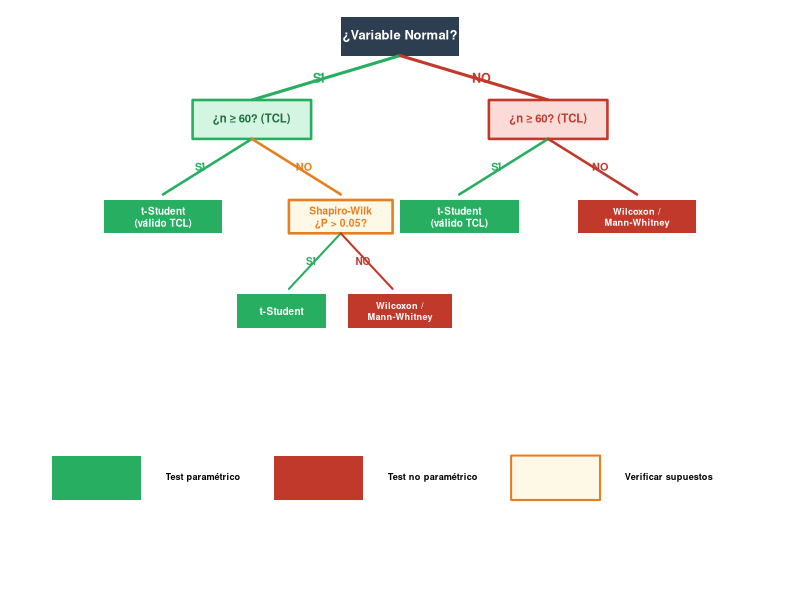
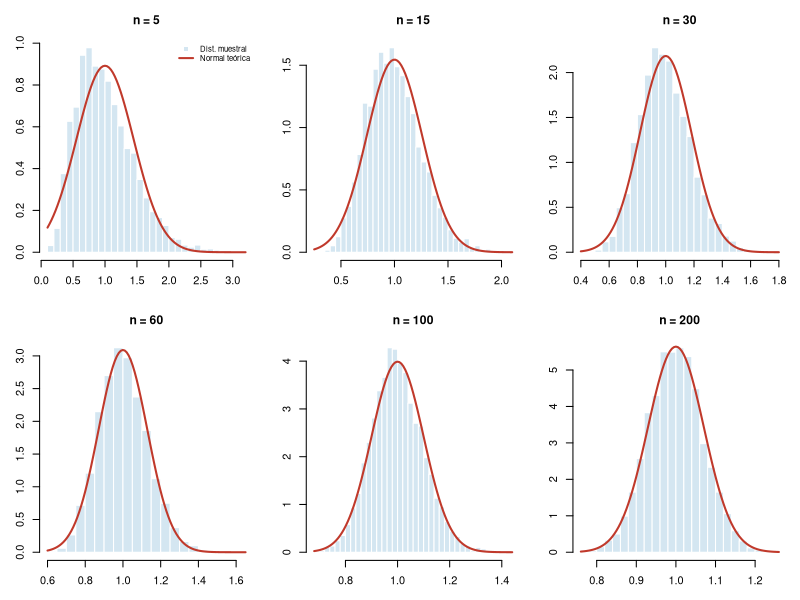
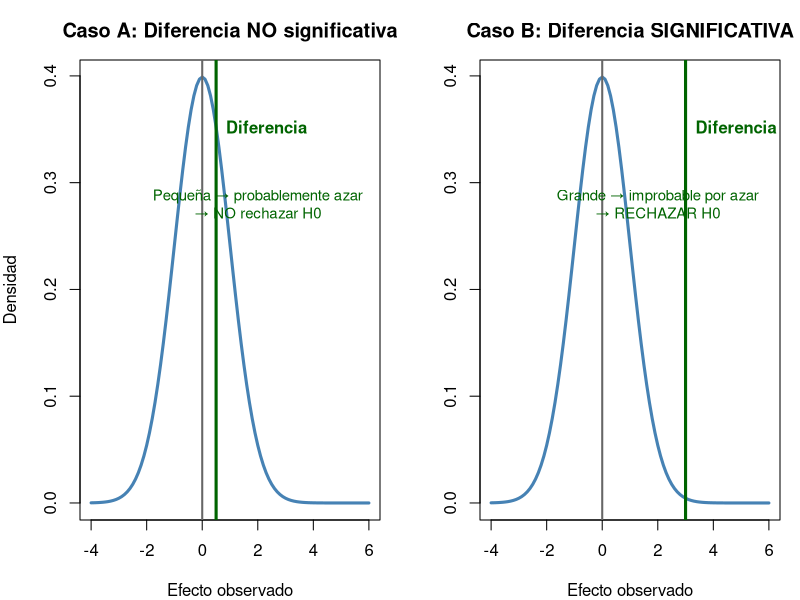
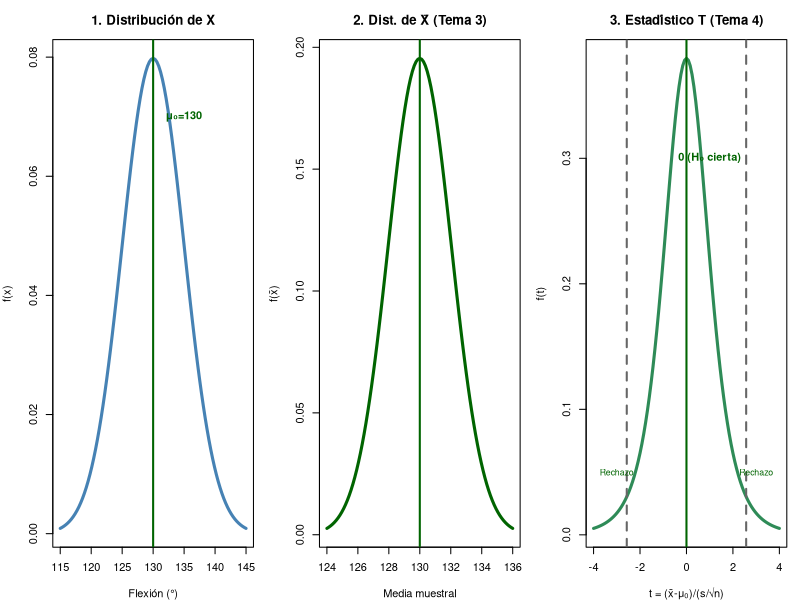
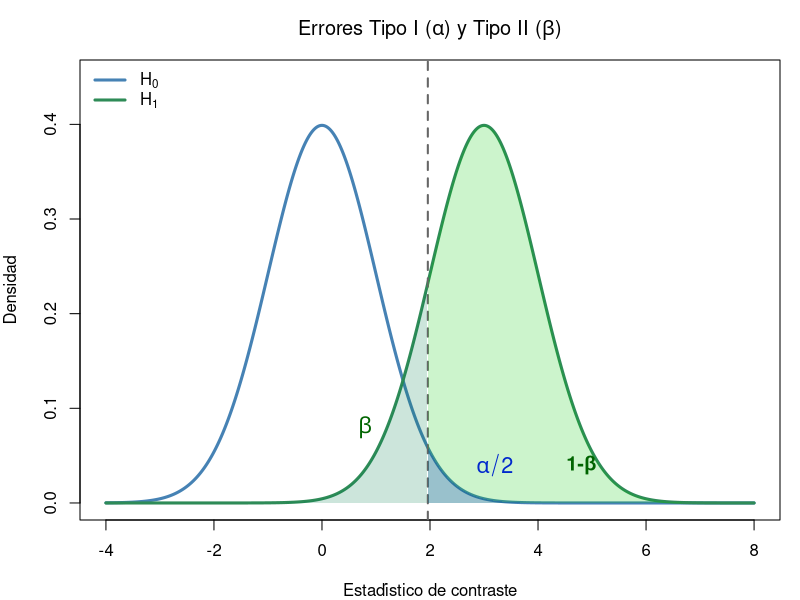
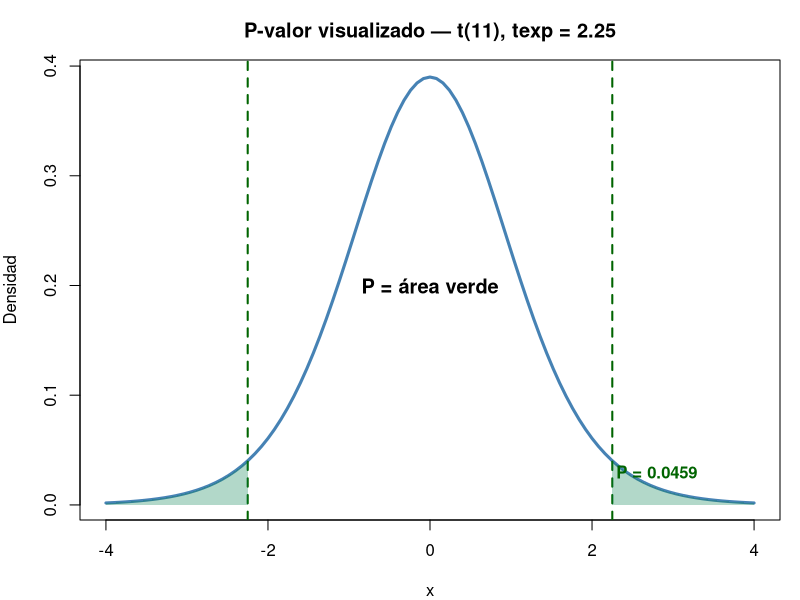
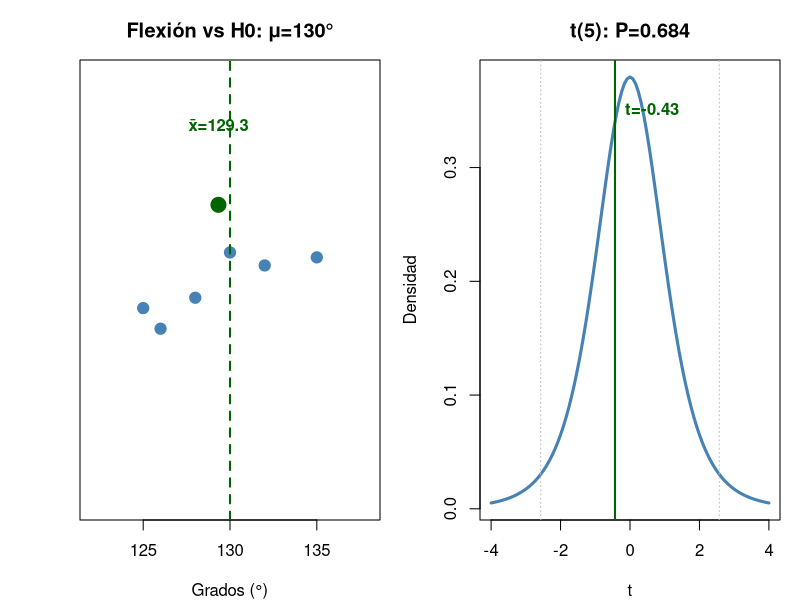

Write the R code that produced these figures, in order.
## ---- chunk 1
#| fig-height: 5
#| fig-alt: "Árbol de decisión clínico para elegir el test estadístico adecuado. Empieza preguntando si la variable es Normal. Si es Normal, pregunta si n≥60. Si no es Normal, también pregunta si n≥60. Las ramas llevan a t-Student, Shapiro-Wilk o tests no paramétricos."
par(mar=c(0,0,0,0), bg=NA)
plot(NA, xlim=c(0,10), ylim=c(0,10), axes=F, xlab="", ylab="")

# ── Nodo raíz ──
rect(4.2, 9.4, 5.8, 10.1, col="#2c3e50", border=NA, lwd=0)
text(5, 9.75, "¿Variable Normal?", cex=0.78, font=2, col="white")

# Ramas principales con gradiente
segments(5, 9.4, 3, 8.6, lwd=3, col="#27ae60")
segments(5, 9.4, 7, 8.6, lwd=3, col="#c0392b")
text(3.9, 9.0, "SÍ", cex=0.75, font=2, col="#27ae60")
text(6.1, 9.0, "NO", cex=0.75, font=2, col="#c0392b")

# ── Rama SÍ ──
rect(2.2, 7.9, 3.8, 8.6, col="#d5f5e3", border="#27ae60", lwd=2.5)
text(3, 8.25, "¿n ≥ 60? (TCL)", cex=0.68, font=2, col="#1e6e3e")
segments(3, 7.9, 1.8, 6.9, lwd=2.5, col="#27ae60")
segments(3, 7.9, 4.2, 6.9, lwd=2.5, col="#e67e22")
text(2.3, 7.4, "SÍ", cex=0.65, font=2, col="#27ae60")
text(3.7, 7.4, "NO", cex=0.65, font=2, col="#e67e22")

# Hoja: t-Student (válido TCL)
rect(1.0, 6.2, 2.6, 6.8, col="#27ae60", border=NA)
text(1.8, 6.5, "t-Student\n(válido TCL)", cex=0.6, font=2, col="white")

# Nodo intermedio: Shapiro
rect(3.5, 6.2, 4.9, 6.8, col="#fef9e7", border="#e67e22", lwd=2.5)
text(4.2, 6.5, "Shapiro-Wilk\n¿P > 0.05?", cex=0.62, font=2, col="#e67e22")
segments(4.2, 6.2, 3.5, 5.2, lwd=2, col="#27ae60")
segments(4.2, 6.2, 4.9, 5.2, lwd=2, col="#c0392b")
text(3.8, 5.7, "SÍ", cex=0.6, font=2, col="#27ae60")
text(4.5, 5.7, "NO", cex=0.6, font=2, col="#c0392b")

# Hojas Shapiro
rect(2.8, 4.5, 4.0, 5.1, col="#27ae60", border=NA)
text(3.4, 4.8, "t-Student", cex=0.6, font=2, col="white")
rect(4.3, 4.5, 5.7, 5.1, col="#c0392b", border=NA)
text(5.0, 4.8, "Wilcoxon /\nMann-Whitney", cex=0.55, font=2, col="white")

# ── Rama NO ──
rect(6.2, 7.9, 7.8, 8.6, col="#fadbd8", border="#c0392b", lwd=2.5)
text(7, 8.25, "¿n ≥ 60? (TCL)", cex=0.68, font=2, col="#c0392b")
segments(7, 7.9, 5.8, 6.9, lwd=2.5, col="#27ae60")
segments(7, 7.9, 8.2, 6.9, lwd=2.5, col="#c0392b")
text(6.3, 7.4, "SÍ", cex=0.65, font=2, col="#27ae60")
text(7.7, 7.4, "NO", cex=0.65, font=2, col="#c0392b")

# Hojas rama NO
rect(5.0, 6.2, 6.6, 6.8, col="#27ae60", border=NA)
text(5.8, 6.5, "t-Student\n(válido TCL)", cex=0.6, font=2, col="white")
rect(7.4, 6.2, 9.0, 6.8, col="#c0392b", border=NA)
text(8.2, 6.5, "Wilcoxon /\nMann-Whitney", cex=0.55, font=2, col="white")

# ── Leyenda ──
rect(0.3, 1.4, 1.5, 2.2, col="#27ae60", border=NA)
text(1.7, 1.8, "Test paramétrico", cex=0.55, pos=4, font=2)
rect(3.3, 1.4, 4.5, 2.2, col="#c0392b", border=NA)
text(4.7, 1.8, "Test no paramétrico", cex=0.55, pos=4, font=2)
rect(6.5, 1.4, 7.7, 2.2, col="#fef9e7", border="#e67e22", lwd=2)
text(7.9, 1.8, "Verificar supuestos", cex=0.55, pos=4, font=2)
## ---- chunk 2
#| fig-height: 5.5
par(mfrow=c(2,3), mar=c(3,3,3,1))
set.seed(123)
ns <- c(5, 15, 30, 60, 100, 200)
for(i in 1:length(ns)){
  n <- ns[i]
  medias <- replicate(5000, mean(rexp(n, rate=1)))  # exponencial (muy asimétrica)
  hist(medias, col="#d4e6f1", border="white", freq=FALSE, breaks=30,
       main=paste0("n = ", n), xlab=expression(bar(x)), cex.main=1.1)
  curve(dnorm(x, mean=1, sd=1/sqrt(n)), add=T, col="#c0392b", lwd=2)
  if(i==1) legend("topright", c("Dist. muestral", "Normal teórica"),
                  col=c("#d4e6f1","#c0392b"), lwd=c(NA,2), pch=c(15,NA), bty="n", cex=0.7)
}
par(mfrow=c(1,1))
## ---- chunk 3
#| fig-height: 5
set.seed(123)
par(mfrow=c(1,2), mar=c(4,4,3,1))
# Escenario A: Diferencia pequeña (ruido)
curve(dnorm(x, 0, 1), -4, 6, lwd=3, col="steelblue", ylab="Densidad",
      main="Caso A: Diferencia NO significativa", xlab="Efecto observado")
abline(v=0, lwd=2, col="grey40"); abline(v=0.5, lwd=3, col="darkgreen")
text(0.5, 0.35, "Diferencia", col="darkgreen", pos=4, font=2)
text(2, 0.28, "Pequeña → probablemente azar\n→ NO rechazar H0", col="darkgreen", cex=0.9)
# Escenario B: Diferencia grande (señal)
curve(dnorm(x, 0, 1), -4, 6, lwd=3, col="steelblue", ylab="",
      main="Caso B: Diferencia SIGNIFICATIVA", xlab="Efecto observado")
abline(v=0, lwd=2, col="grey40"); abline(v=3, lwd=3, col="darkgreen")
text(3, 0.35, "Diferencia", col="darkgreen", pos=4, font=2)
text(2, 0.28, "Grande → improbable por azar\n→ RECHAZAR H0", col="darkgreen", cex=0.9)
par(mfrow=c(1,1))
## ---- chunk 4
n<-12; xbar<-189.76; s<-62.02
cat("Caso a (mu0=200): t =", round((xbar-200)/(s/sqrt(n)),3),
    "P =", round(2*pt(-abs((xbar-200)/(s/sqrt(n))),11),4),
    "\nCaso b (mu0=230): t =", round((xbar-230)/(s/sqrt(n)),3),
    "P =", round(2*pt(-abs((xbar-230)/(s/sqrt(n))),11),4))
## ---- chunk 5
#| fig-height: 5
par(mfrow=c(1,3), mar=c(4,4,3,1))

# Panel 1: Distribución de X (datos originales)
curve(dnorm(x, 130, 5), 115, 145, lwd=3, col="steelblue",
      main="1. Distribución de X", xlab="Flexión (°)", ylab="f(x)")
abline(v=130, col="darkgreen", lwd=2); text(135, 0.07, "μ₀=130", col="darkgreen", font=2)

# Panel 2: Distribución de la media muestral (T3)
curve(dnorm(x, 130, 5/sqrt(6)), 124, 136, lwd=3, col="darkgreen",
      main="2. Dist. de X̄ (Tema 3)", xlab="Media muestral", ylab="f(x̄)")
abline(v=130, col="darkgreen", lwd=2); text(131, 0.9, "μ=130", col="darkgreen", font=2)

# Panel 3: Estadístico de contraste T (T4 — estandarizado bajo H₀)
curve(dt(x, 5), -4, 4, lwd=3, col="seagreen",
      main="3. Estadístico T (Tema 4)", xlab="t = (x̄-μ₀)/(s/√n)", ylab="f(t)")
abline(v=0, col="darkgreen", lwd=2); text(1, 0.3, "0 (H₀ cierta)", col="darkgreen", font=2)
# Marcar región de rechazo
t_crit <- qt(0.975, 5)
abline(v=c(-t_crit, t_crit), col="grey40", lty=2, lwd=2)
text(3, 0.05, "Rechazo", col="darkgreen", cex=0.8)
text(-3, 0.05, "Rechazo", col="darkgreen", cex=0.8)

par(mfrow=c(1,1))
## ---- chunk 6
#| fig-height: 5
#| fig-alt: "Visualización de los errores Tipo I (alfa) y Tipo II (beta) con dos distribuciones normales solapadas. La distribución bajo H0 en azul (centrada en 0) y bajo H1 en verde (centrada en 3). El área azul a la derecha de la línea crítica vertical es alfa (error Tipo I), el área verde a la izquierda es beta (error Tipo II), y el área verde a la derecha es la potencia (1-beta)."
# Visualización de errores con dos distribuciones
par(mar=c(4,4,3,1))
x <- seq(-4, 8, 0.01)
y_H0 <- dnorm(x, 0, 1)     # Distribución bajo H0
y_H1 <- dnorm(x, 3, 1)     # Distribución bajo H1 (efecto real)
plot(x, y_H0, type="l", lwd=3, col="steelblue", ylab="Densidad",
     main=expression(paste("Errores Tipo I (", alpha, ") y Tipo II (", beta, ")")),
     ylim=c(0,0.45), xlab="Estadístico de contraste")
lines(x, y_H1, lwd=3, col="seagreen")
t_crit <- qnorm(0.975)  # 1.96
abline(v=t_crit, col="grey40", lty=2, lwd=2)
# α — cola derecha bajo H0
xf <- seq(t_crit, 8, 0.01); yf <- dnorm(xf, 0, 1)
polygon(c(xf, rev(xf)), c(yf, rep(0,length(yf))), col=rgb(0,0,1,0.25), border=NA)
text(3.2, 0.04, expression(alpha/2), col="blue", cex=1.3, font=2)
# β — bajo H1 a la izquierda de t_crit
xf <- seq(-4, t_crit, 0.01); yf <- dnorm(xf, 3, 1)
polygon(c(xf, rev(xf)), c(yf, rep(0,length(yf))), col=rgb(0,0.5,0.3,0.2), border=NA)
text(0.8, 0.08, expression(beta), col="darkgreen", cex=1.3, font=2)
# Potencia (1-β)
xf <- seq(t_crit, 8, 0.01); yf <- dnorm(xf, 3, 1)
polygon(c(xf, rev(xf)), c(yf, rep(0,length(yf))), col=rgb(0,0.8,0,0.2), border=NA)
text(4.8, 0.04, "1-β", col="darkgreen", cex=1.2, font=2)
legend("topleft", c(expression(H[0]), expression(H[1])), col=c("steelblue","seagreen"), lwd=3, bty="n")
## ---- chunk 7
#| fig-height: 4.5
# Visualización del P-valor
curve(dt(x, 11), -4, 4, lwd=3, col="steelblue", ylab="Densidad",
      main="P-valor visualizado — t(11), texp = 2.25")
abline(v=c(-2.25, 2.25), col="darkgreen", lwd=2, lty=2)
# Área del P-valor (dos colas)
xr <- seq(2.25, 4, 0.01); yr <- dt(xr, 11)
polygon(c(xr, rev(xr)), c(yr, rep(0,length(yr))), col=rgb(0,0.5,0.3,0.3), border=NA)
xl <- seq(-4, -2.25, 0.01); yl <- dt(xl, 11)
polygon(c(xl, rev(xl)), c(yl, rep(0,length(yl))), col=rgb(0,0.5,0.3,0.3), border=NA)
text(0, 0.2, "P = área verde", font=2, cex=1.2)
text(2.8, 0.03, paste0("P = ", round(2*pt(-2.25,11),4)), col="darkgreen", font=2)
## ---- chunk 8
x<-c(125,132,128,135,130,126); t<-(mean(x)-130)/(sd(x)/sqrt(6))
cat("t =", round(t,3), "→ P(t) =", round(2*pt(-abs(t),5),4),
    "\nP(z aprox) =", round(2*pnorm(-abs(t)),4))
## ---- chunk 9
x <- c(125,132,128,135,130,126)
t.test(x, mu = 130)
# BioEstatR: testt(m = mean(x), s = sd(x), n = length(x), m0 = 130)
## ---- chunk 10
x<-48; n<-287; p0<-0.22
z<-(x - n*p0 - 0.5)/sqrt(n*p0*(1-p0))
P<-2*pnorm(-abs(z))
cat("z =", round(z,3), "P =", round(P,4))
## ---- chunk 11
x<-47; n<-50; p0<-0.95
z<-(x/n-p0)/sqrt(p0*(1-p0)/n)
cat("z =", round(z,3), "P =", round(2*pnorm(-abs(z)),4),
    "\nNo significativo: 94% no difiere de 95% (P = 0.745)")
## ---- chunk 12
#| fig-height: 5
x <- c(125,132,128,135,130,126)
tt <- t.test(x, mu=130)

par(mfrow=c(1,2), mar=c(4,4,3,1))
# Panel 1: Datos vs referencia
stripchart(x, method="jitter", pch=19, col="steelblue", cex=1.5,
           xlim=c(122,138), main="Flexión vs H0: μ=130°", xlab="Grados (°)")
abline(v=130, col="darkgreen", lwd=2, lty=2)
points(mean(x), 1.2, pch=19, col="darkgreen", cex=2)
text(mean(x), 1.35, paste0("x̄=", round(mean(x),1)), col="darkgreen", font=2, pos=3)
# Panel 2: Distribución t
curve(dt(x, 5), -4, 4, lwd=3, col="steelblue",
      main=paste0("t(5): P=", round(tt$p.value,3)), xlab="t", ylab="Densidad")
abline(v=c(-qt(0.975,5), qt(0.975,5)), col="grey", lty=3)
abline(v=tt$statistic, col="darkgreen", lwd=2)
text(tt$statistic, 0.35, paste0("t=", round(tt$statistic,2)), col="darkgreen", font=2, pos=4)
par(mfrow=c(1,1))

cat("t =", round(tt$statistic,2), "gl =", tt$parameter, "P =", round(tt$p.value,4))
